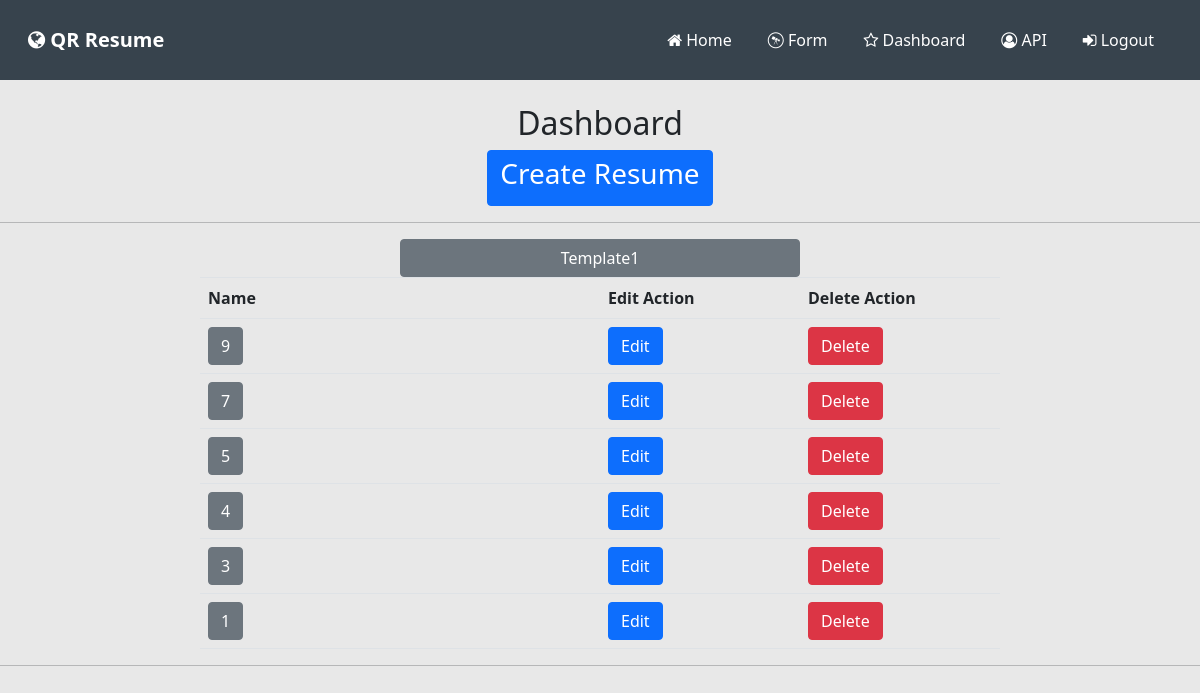
The page /forms/dashboard/2 (signed in) on the database its author committed.
### forms/models.py (models this page shows)
class Form(models.Model):
 template_choice=(
  ('template1' ,"template1"),
  ('template2' ,"template2"),
 )
 userId=models.IntegerField()
 first_name=models.CharField(max_length=255)
 last_name=models.CharField(max_length=255)
 objective=models.CharField(max_length=255)
 projects=models.TextField()
 skills=models.CharField(max_length=255)
 location=models.TextField()
 regards=models.CharField(max_length=255)
 tempdata=models.CharField(max_length=200, choices=template_choice)
 created_date=models.DateTimeField(blank=True, default=datetime.now)
 class Meta:
  ordering = ('-id',)

### forms/views.py (the view)
# urls.py: path('dashboard/<int:id>', views.dashboard,name='dashboard'),
def dashboard(request,id):
 data=Form.objects.all()
 form={
  'form':data
 }
 return render (request,'webpages/dashboard.html',form)

### templates/webpages/dashboard.html
{% extends 'base.html' %}
{% block content %}
<br />
<center>
 <h2>Dashboard</h2>
 <a class="btn btn-primary" href="{% url 'form' %}">
  <h3>Create Resume</h3>
 </a>
</center>
<hr />
<center>
 <a class="btn btn-secondary col-4" href="{% url 'myview' %}">Template1</a>
 <table class="col-8 table">
  <tr>
   <th class="col-4">Name</th>
   <th class="col-2">Edit Action</th>
   <th class="col-2">Delete Action</th>
  </tr>
  {% for list in form %}
  <tr>
   <td><a href="{% url 'detailedView' list.id %}" class="btn btn-secondary">{{list.id}}</a></td>
   <td><a href="{% url 'formUpdate' list.id %}" class="btn btn-primary ">Edit</a></td>
   <td><a href="{% url 'delData' list.id %}" class="btn btn-danger">Delete</a></td>
  </tr>
  {% endfor %}
 </table>
 <hr>
</center>
{% endblock %}

### templates/includes/header.html (style rules this page uses)
body { background: rgb(232, 232, 232); }

### rows shown on the page
Form: id "9"
Form: id "7"
Form: id "5"
Form: id "4"
Form: id "3"
Form: id "1"
